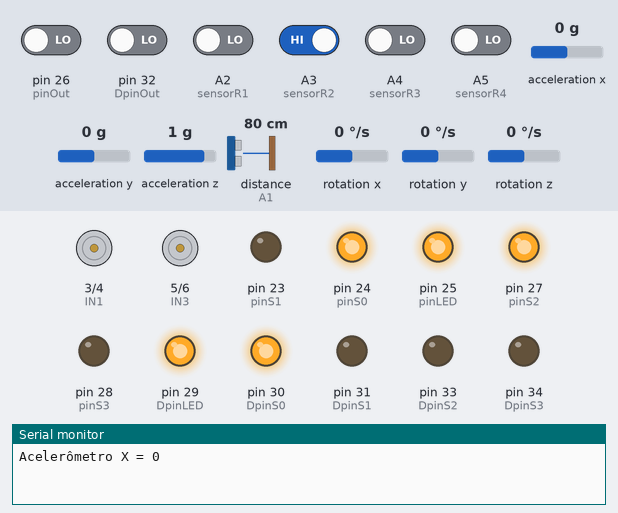
Recording of a sketch running on a simulated Arduino Mega 2560, built with avr-gcc and run on an emulated ATmega2560. On the bench: motor-driver pin pairs drawn as motors (green arrow = first pin HIGH = forward, orange = second pin HIGH = backward, longer = more drive, scaled by the enable pin), output pins drawn as LEDs (lit = HIGH), the last lines printed to the serial monitor. Wiring (inferred from the names in the program): MPU-6050 motion sensor at I2C address 0x68. Dashed ring = blinking. The test bench sets the inputs (shaded band); at power-on: A3 (sensorR2) HIGH, A2 (sensorR1), A4 (sensorR3), A5 (sensorR4), pin 26 (pinOut), pin 32 (DpinOut) LOW, acceleration x 0 g, acceleration y 0 g, acceleration z 1 g, distance to the obstacle (sensor on A1) 80 cm, rotation x 0 °/s, rotation y 0 °/s, rotation z 0 °/s. The echo pulse lasts 58.3 µs per cm.

Above: at 3.2 s.
3.3 s: A2 (sensorR1) driven HIGH
9.5 s: A4 (sensorR3) driven HIGH
At 12.8 s:
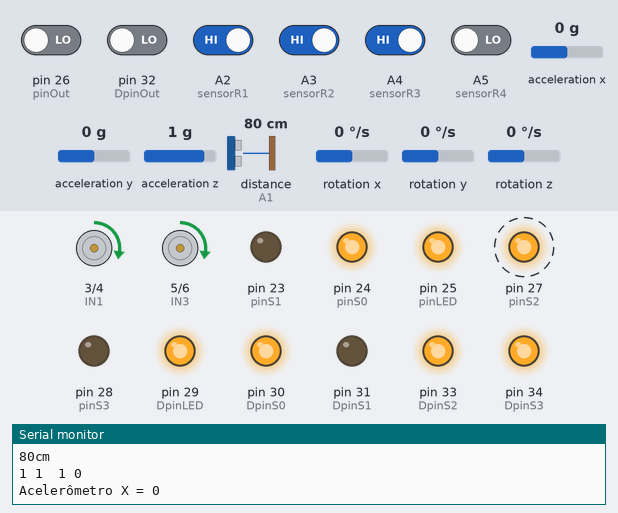
13.0 s: A4 (sensorR3) driven LOW
18.9 s: A2 (sensorR1) driven LOW
At 20.7 s:
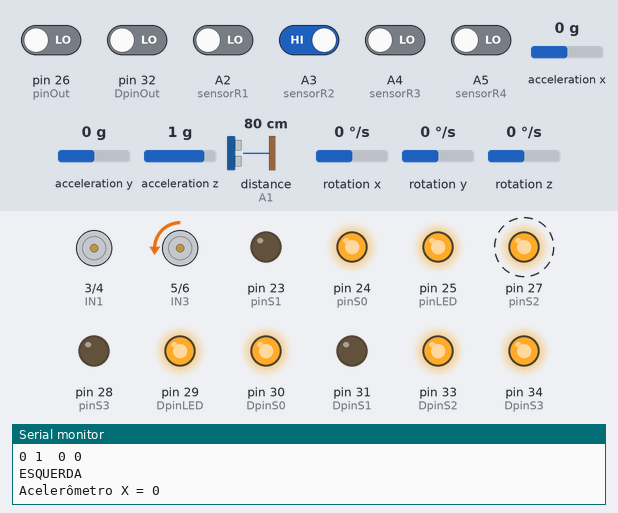
22.9 s: A3 (sensorR2) driven LOW
At 28.2 s:
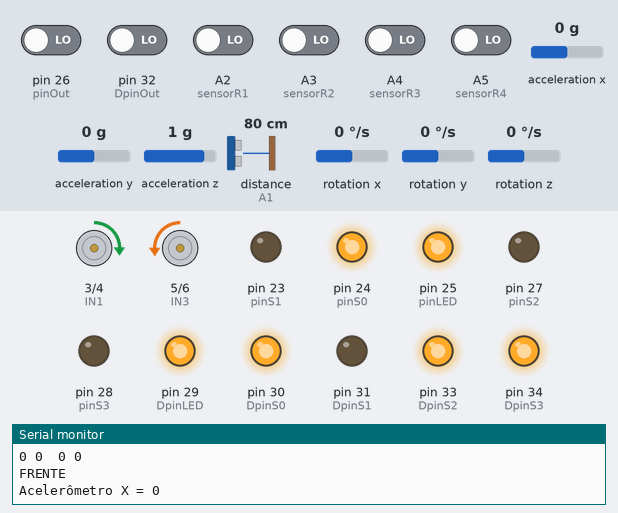
28.9 s: A2 (sensorR1) driven HIGH
At 37.3 s:
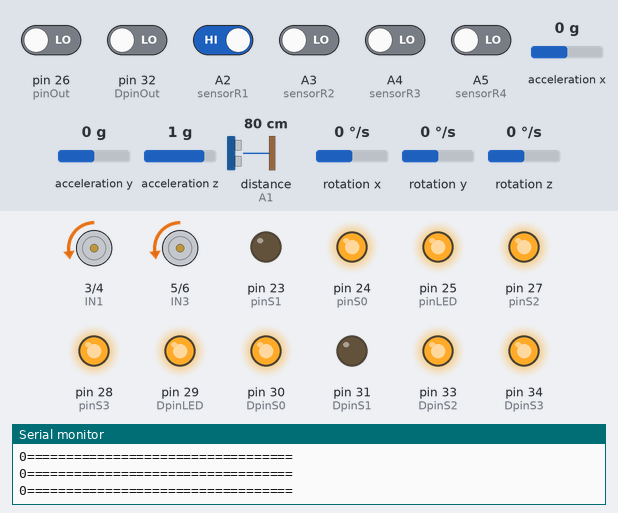
Timing chart, 0 to 38.2 s (numbered marks = the images above; inputs shaded):
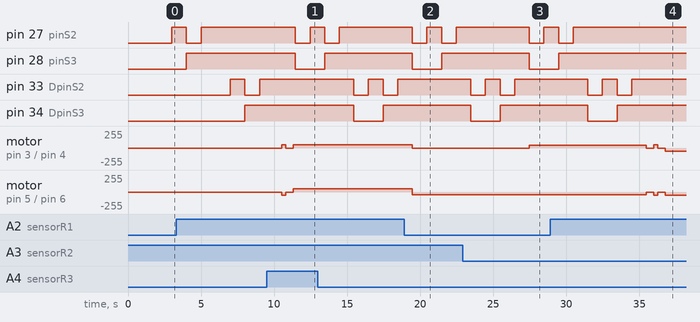

Measured:
- after the input at 9.5 s, pin 27 (pinS2): HIGH → LOW after 2.0 s, → HIGH 1.0 s later; pin 28 (pinS3): HIGH → LOW after 2.0 s
- after the input at 18.9 s, pin 27 (pinS2): alternates HIGH for 1.0 s and LOW for 1.0 s, starting after 0.57 s; pin 28 (pinS3): HIGH → LOW after 0.57 s, → HIGH 2.0 s later; motor on pin 3 (IN1) / pin 4 (IN2): goes on until 19.5 s, then stays stopped
- after the input at 22.9 s, motor on pin 3 (IN1) / pin 4 (IN2): stopped → forward 42/255 after 4.6 s; motor on pin 5 (IN3) / pin 6 (IN4): backward 40/255 → backward 43/255 after 4.6 s
- after the input at 28.9 s, pin 27 (pinS2): goes on until 30.5 s, then stays HIGH; pin 28 (pinS3): goes on until 29.5 s, then stays HIGH
- by itself, pin 33 (DpinS2): alternates HIGH for 1.0 s and LOW for 1.0 s, 4 changes in all, then stays HIGH

The sketch:

rhyrorn_robot_.ino
```cpp
#include <Wire.h>
// Endereço em hexadecimal do sensor MPU 6050
const int ENDERECO_SENSOR = 0x68;
int girX, girY, girZ, acelX, acelY, acelZ, temperatura;
const int numAmostras = 5;  // Número de amostras para a média móvel
int amostrasX[numAmostras];
int indice = 0;
int ladeira = 0;

#include <Ultrasonic.h>
Ultrasonic ultrassom(A0, A1);  // define o nome do sensor(ultrassom)
//e onde esta ligado o trig(A0) e o echo(A1) respectivamente

long distancia;
//===========================================================
//Motores:
// Definição de portas dos motores
#define EnA 2  // Pino PWM para controle de velocidade do motor A
#define IN1 3  // Pino de controle direcional do motor D1
#define IN2 4  // Pino de controle direcional do motor D2
#define IN3 5  // Pino de controle direcional do motor E1
#define IN4 6  // Pino de controle direcional do motor E2
#define EnB 7  // Pino PWM para controle de velocidade do motor B

//Sensores de Refletância (Segue-linha)
#define sensorR1 A2
#define sensorR2 A3
#define sensorR3 A4
#define sensorR4 A5

int velocidadeA = 40;
int velocidadeB = 40;
//==========================================================
//Pinos de conexao do modulo 1
#define pinS0 24
#define pinS1 23
#define pinS2 27
#define pinS3 28
#define pinOut 26
#define pinLED 25
unsigned int valorVermelho = 0;
unsigned int valorVerde = 0;
unsigned int valorAzul = 0;
unsigned int valorBranco = 0;
//Pinos de conexao do modulo 1
#define DpinS0 30
#define DpinS1 31
#define DpinS2 33
#define DpinS3 34
#define DpinOut 32
#define DpinLED 29
unsigned int valorVermelhoB = 0;
unsigned int valorVerdeB = 0;
unsigned int valorAzulB = 0;
unsigned int valorBrancoB = 0;

void detectaCor();
void detectaCorB();

void setup() {
  //Configuração dos pinos como entrada/saída
  //MOTORES:
  pinMode(EnA, OUTPUT);
  pinMode(IN1, OUTPUT);
  pinMode(IN2, OUTPUT);
  pinMode(IN3, OUTPUT);
  pinMode(IN4, OUTPUT);
  pinMode(EnB, OUTPUT);
  //==============================================
  pinMode(pinS0, OUTPUT);
  pinMode(pinS1, OUTPUT);
  pinMode(pinS2, OUTPUT);
  pinMode(pinS3, OUTPUT);
  pinMode(pinLED, OUTPUT);
  pinMode(pinOut, INPUT);

  pinMode(DpinS0, OUTPUT);
  pinMode(DpinS1, OUTPUT);
  pinMode(DpinS2, OUTPUT);
  pinMode(DpinS3, OUTPUT);
  pinMode(DpinLED, OUTPUT);
  pinMode(DpinOut, INPUT);

  Serial.begin(9600);
  digitalWrite(DpinS0, HIGH);
  digitalWrite(DpinS1, LOW);
  digitalWrite(pinS0, HIGH);
  digitalWrite(pinS1, LOW);
  delay(2000);
  //Liga LED
  digitalWrite(pinLED, HIGH);
  digitalWrite(DpinLED, HIGH);

  // Inicializa a biblioteca Wire
  Wire.begin();
  Wire.beginTransmission(ENDERECO_SENSOR);
  Wire.write(0x6B);

  // Inicializa o sensor
  Wire.write(0);
  Wire.endTransmission(true);
}
void loop() {
  inclinacaoX();

  detectaCor();
  detectaCorB();

  distancia = ultrassom.Ranging(CM);  // ultrassom.Ranging(CM) retorna a distancia em
                                      // centímetros(CM) ou polegadas(INC)
  Serial.print(distancia);            //imprime o valor da variável distancia
  Serial.println("cm");
  bool estadoR1 = digitalRead(sensorR1);
  bool estadoR2 = digitalRead(sensorR2);
  bool estadoR3 = digitalRead(sensorR3);
  bool estadoR4 = digitalRead(sensorR4);
  Serial.print(estadoR1);
  Serial.print(" ");
  Serial.print(estadoR2);
  Serial.print(" ");
  Serial.print(" ");
  Serial.print(estadoR3);
  Serial.print(" ");
  Serial.print(estadoR4);
  Serial.println();
  //==============================================================================================================
  if ((estadoR2 == 0) && (estadoR3 == 0)) {
    frente(42, 43);
    Serial.println("FRENTE");
  } else if (estadoR2 == 1 && estadoR3 == 0) {
    MovEsquerda();
    Serial.println("ESQUERDA");
  } else if (estadoR2 == 0 && estadoR3 == 1) {
    MovDireita();
    Serial.println("DIREITA");
  }

  if (estadoR1 == 1) {

    // Verifica a cor verde após avançar
    if ((valorVerde < valorVermelho) && (valorVerde < valorAzul) && (valorBranco < 100)) {
      Serial.println("Verde");
      Mov90GrausEsquerda(300);  // Ajuste o tempo de rotação conforme necessário
    } else if ((valorVerdeB < valorVermelhoB) && (valorVerdeB < valorAzulB) && (valorBrancoB < 100)) {
      Serial.println("Verde");
      Mov90GrausDireita(300);  // Ajuste o tempo de rotação conforme necessário
    }
    parar();
    delay(500);
    frente(50, 50);
    delay(300);
    parar();
    delay(500);
    while (estadoR3 == 0) {
      girarEsquerda();
      estadoR3 = digitalRead(sensorR3);
      Serial.print(estadoR3);
      Serial.println("==================================");
    }
    girarDireita();
    delay(150);
    return;  // Retorna ao início do loop()
  }

  if (estadoR4 == 1) {
    if ((valorVerde < valorVermelho) &&  //Verifica se a cor verde foi detectada
        (valorVerde < valorAzul) && (valorBranco < 100)) {
      Serial.println("Verde");
      Mov90GrausEsquerda(330);
    }

    else if ((valorVerdeB < valorVermelhoB) &&  //Verifica se a cor verde foi detectada
             (valorVerdeB < valorAzulB) && (valorBrancoB < 100)) {
      Serial.println("Verde");
      Mov90GrausDireita(300);
    }
    parar();
    delay(500);
    frente(50, 50);
    delay(300);
    parar();
    delay(500);
    while (estadoR2 == 0) {
      girarDireita();
      estadoR2 = digitalRead(sensorR2);
      Serial.print(estadoR2);
      Serial.println("giro esquerda");
    }
    girarEsquerda();
    delay(150);
    return;  // Retorna ao início do loop()
  }
}

void frente(int VelocidadeA, int VelocidadeB) {
  digitalWrite(IN1, HIGH);
  digitalWrite(IN2, LOW);
  digitalWrite(IN3, LOW);
  digitalWrite(IN4, HIGH);
  analogWrite(EnA, VelocidadeA /*+ (ladeira * 20)*/);
  analogWrite(EnB, VelocidadeB /*+ (ladeira * 20)*/);
}
void MovDireita() {
  // Define o sentido de rotação dos motores
  digitalWrite(IN1, HIGH);
  digitalWrite(IN2, LOW);
  digitalWrite(IN3, LOW);
  digitalWrite(IN4, LOW);

  // Define as velocidades dos motores
  analogWrite(EnA, velocidadeA);
  analogWrite(EnB, velocidadeB);
}

void MovEsquerda() {
  // Define o sentido de rotação dos motores
  digitalWrite(IN1, LOW);
  digitalWrite(IN2, LOW);
  digitalWrite(IN3, LOW);
  digitalWrite(IN4, HIGH);

  // Define as velocidades dos motores
  analogWrite(EnA, velocidadeA);
  analogWrite(EnB, velocidadeB);
}

void Mov90GrausDireita(int tempo) {
  // Define o sentido de rotação dos motores
  digitalWrite(IN1, HIGH);
  digitalWrite(IN2, LOW);
  digitalWrite(IN3, HIGH);
  digitalWrite(IN4, LOW);

  // Define as velocidades dos motores
  analogWrite(EnA, 70);
  analogWrite(EnB, 60);
  delay(tempo);
}

void Mov90GrausEsquerda(int tempo) {
  // Define o sentido de rotação dos motores
  digitalWrite(IN1, LOW);
  digitalWrite(IN2, HIGH);
  digitalWrite(IN3, LOW);
  digitalWrite(IN4, HIGH);

  // Define as velocidades dos motores
  analogWrite(EnA, 60);
  analogWrite(EnB, 70);
  delay(tempo);
}

void girarEsquerda() {
  // Inserir aqui o código para girar o robô para a esquerda
  // Por exemplo, você pode definir os pinos IN1, IN2, IN3 e IN4 para girar o robô para a esquerda
  digitalWrite(IN1, LOW);
  digitalWrite(IN2, HIGH);
  digitalWrite(IN3, LOW);
  digitalWrite(IN4, HIGH);
  analogWrite(EnA, 50);
  analogWrite(EnB, 50);
}

void girarDireita() {
  // Inserir aqui o código para girar o robô para a direita
  // Por exemplo, você pode definir os pinos IN1, IN2, IN3 e IN4 para girar o robô para a direita
  digitalWrite(IN1, HIGH);
  digitalWrite(IN2, LOW);
  digitalWrite(IN3, HIGH);
  digitalWrite(IN4, LOW);
  analogWrite(EnA, 50);
  analogWrite(EnB, 50);
}

void parar() {
  // Define o sentido de rotação dos motores
  digitalWrite(IN1, LOW);
  digitalWrite(IN2, LOW);
  digitalWrite(IN3, LOW);
  digitalWrite(IN4, LOW);

  // Define as velocidades dos motores
  analogWrite(EnA, velocidadeA);
  analogWrite(EnB, velocidadeB);
}

void tras() {
  digitalWrite(IN1, LOW);
  digitalWrite(IN2, HIGH);
  digitalWrite(IN3, HIGH);
  digitalWrite(IN4, LOW);
  analogWrite(EnA, 35);
  analogWrite(EnB, 49);
}

// *********** Função de leitura so sensor de cor ********************
void detectaCor() {
  //Vermelho
  digitalWrite(pinS2, LOW);
  digitalWrite(pinS3, LOW);
  valorVermelho = pulseIn(pinOut, digitalRead(pinOut) == HIGH ? LOW : HIGH);

  //Sem filtro
  digitalWrite(pinS2, HIGH);
  valorBranco = pulseIn(pinOut, digitalRead(pinOut) == HIGH ? LOW : HIGH);

  //Azul
  digitalWrite(pinS2, LOW);
  digitalWrite(pinS3, HIGH);
  valorAzul = pulseIn(pinOut, digitalRead(pinOut) == HIGH ? LOW : HIGH);

  //Verde
  digitalWrite(pinS2, HIGH);
  valorVerde = pulseIn(pinOut, digitalRead(pinOut) == HIGH ? LOW : HIGH);
}
void detectaCorB() {
  //Vermelho
  digitalWrite(DpinS2, LOW);
  digitalWrite(DpinS3, LOW);
  valorVermelhoB = pulseIn(DpinOut, digitalRead(DpinOut) == HIGH ? LOW : HIGH);

  //Sem filtro
  digitalWrite(DpinS2, HIGH);
  valorBrancoB = pulseIn(DpinOut, digitalRead(DpinOut) == HIGH ? LOW : HIGH);

  //Azul
  digitalWrite(DpinS2, LOW);
  digitalWrite(DpinS3, HIGH);
  valorAzulB = pulseIn(DpinOut, digitalRead(DpinOut) == HIGH ? LOW : HIGH);

  //Verde
  digitalWrite(DpinS2, HIGH);
  valorVerdeB = pulseIn(DpinOut, digitalRead(DpinOut) == HIGH ? LOW : HIGH);
}
```

definicoes.ino
```cpp
void inclinacaoX (){
  //**************************************************************************************************************************
  // Começa uma transmissão com o sensor
  Wire.beginTransmission(ENDERECO_SENSOR);
  // Enfilera os bytes a serem transmitidos para o sensor
  // Começando com o registro 0x3B
  Wire.write(0x3B);  // starting with register 0x3B (ACCEL_XOUT_H)
  // Finaliza e transmite os dados para o sensor. O false fará com que seja enviado uma mensagem
  // de restart e o barramento não será liberado
  Wire.endTransmission(false);
  // Solicita os dados do sensor, solicitando 14 bytes, o true fará com que o barramento seja liberado após a solicitação
  // (o valor padrão deste parâmetro é true)
  Wire.requestFrom(ENDERECO_SENSOR, 14, true);
  // Armazena o valor dos sensores nas variáveis correspondentes
  acelX = Wire.read() << 8 | Wire.read();  // 0x3B (ACCEL_XOUT_H) & 0x3C (ACCEL_XOUT_L)
  // Armazena a amostra mais recente no array
  amostrasX[indice] = acelX;
  // Calcula a média móvel
  int mediaX = 0;
  for (int i = 0; i < numAmostras; i++) {
    mediaX += amostrasX[i];
  }
  mediaX /= numAmostras;
  // Atualiza o índice para a próxima amostra
  indice = (indice + 1) % numAmostras;
  // Printa o valor X do acelerômetro na serial
  Serial.print("Acelerômetro X = ");
  Serial.println(mediaX);
if (mediaX >= 1000) {
  ladeira = 2;
} else {
  ladeira = 0;
}
}
```

notas.ino
```cpp
/*if (distancia <= 9) {
    parar();
    delay(500);
    Mov90GrausDireita();
    parar();
    delay(500);
    frente(58, 63);
    delay(500);
    parar();
    delay(500);
    Mov90GrausEsquerda();
    parar();
    delay(500);
    frente(64, 63);
    delay(700);
    parar();
    delay(500);
    Mov90GrausEsquerda();
    parar();
    delay(500);
    frente(60, 63);
    delay(700);
    parar();
    delay(500);
    Mov90GrausDireita();
  }*/
/*/Detecta a cor
  detectaCor();
  detectaCorB();
  //Mostra valores no serial monitor
  // Serial.print("Vermelho :");
  // Serial.print(valorVermelho);

  // Serial.print(" Verde : ");
  // Serial.print(valorVerde);

  // Serial.print(" Azul : ");
  // Serial.print(valorAzul);

  // Serial.print(" Branco : ");
  // Serial.print(valorBranco);
  // Serial.println();

  //Verifica se a cor vermelha foi detectada
  if ((valorVermelho < valorAzul) &&
      (valorVermelho < valorVerde) &&
      (valorBranco < 100)) {
    Serial.println("Vermelho");


  } else if ((valorAzul < valorVermelho) &&  //Verifica se a cor azul foi detectada
             (valorAzul < valorVerde) &&
             (valorBranco < 100)) {
    Serial.println("Azul");


  } else if ((valorVerde < valorVermelho) &&  //Verifica se a cor verde foi detectada
             (valorVerde < valorAzul) &&
             (valorBranco < 100)) {
    Serial.println("Verde");

  }
  Serial.println();

  if ((valorVermelhoB < valorAzulB) &&
      (valorVermelhoB < valorVerdeB) &&
      (valorBrancoB < 100)) {
    Serial.println("Vermelho");


  } else if ((valorAzulB < valorVermelhoB) &&  //Verifica se a cor azul foi detectada
             (valorAzulB < valorVerdeB) &&
             (valorBrancoB < 100)) {
    Serial.println("Azul");


  } else if ((valorVerdeB < valorVermelhoB) &&  //Verifica se a cor verde foi detectada
             (valorVerdeB < valorAzulB) &&
             (valorBrancoB < 100)) {
    Serial.println("Verde");

  }
  Serial.println();
*/
```
